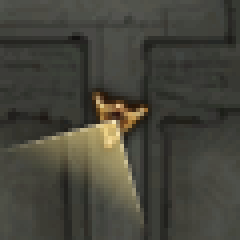
#> input picture TestScripts/radar/corupted_w.png, 60 x 60 px (shown 4 times larger)
$ python -i RadarStatus.py   (imports and definitions only)
#> lines starting #> are read from the running program, lines starting #| are printed output that depends on the picture; after the words box and inside, x2 and y2 are one past the last pixel; in counts of white or black regions, pixels touching at a corner belong together
import logging
import time
import pyautogui

from io import BytesIO


class FragmentScreenTaker:
    # def __init__(self, left=940, top=115, width=200, height=200): small
    def __init__(self, left=995, top=170, width=90, height=90):
        """
        Initialize the region of the screen to capture.
        Args:
            left (int): X-coordinate of the top-left corner of the region.
            top (int): Y-coordinate of the top-left corner of the region.
            width (int): Width of the region.
            height (int): Height of the region.
        """
#> further down, picture is the input picture: shape (60, 60, 3); mean B, G, R 59, 68.2, 69.1
        self.left = left
        self.top = top
        self.width = width
        self.height = height

    def take_screenshot_in_memory(self) -> BytesIO:
        """
        Takes a screenshot of a specified region and returns it as an in-memory BytesIO object.

        Returns:
            BytesIO: The screenshot saved in an in-memory BytesIO object.
        """
        logging.info("Starting screenshot process...")

        # Measure the start time
        start_time = time.time()

        # Take a screenshot of the specified region (but do not save it)
        screenshot = pyautogui.screenshot(region=(self.left, self.top, self.width, self.height))

        # Measure the time after taking the screenshot
        screenshot_time = time.time()
        logging.info(f"Screenshot taken in {screenshot_time - start_time:.4f} seconds.")

        # Convert the screenshot to an in-memory object (BytesIO)
        img_byte_arr = BytesIO()
        screenshot.save(img_byte_arr, format='PNG')

        # Return the in-memory object
        return img_byte_arr, screenshot

screen_taker = FragmentScreenTaker()

import cv2
import numpy as np
from io import BytesIO


class RadarStatus:

    def __init__(self):
        pass

    def load_image(self, img_byte_arr):
        """
        Convert BytesIO object to a numpy array and decode into an image.
        Returns:
            image (numpy.ndarray): The loaded image.
        """
        img_byte_arr.seek(0)  # Reset the BytesIO pointer to the start
        np_arr = np.frombuffer(img_byte_arr.getvalue(), np.uint8)
        image = cv2.imdecode(np_arr, cv2.IMREAD_COLOR)
        return image

    def determine_direction_based_on_rectangle(self,image):
        """
        Determine the direction of the yellow triangle (representing direction) in the image.
        Returns:
            direction (str): The direction ('N', 'S', 'E', 'W', 'NE', 'SE', 'SW', 'NW') or None if no triangle found.
        """
        height, width, _ = image.shape
#> height = 60; width = 60
        image_center = (width // 2, height // 2)
#> image_center = (30, 30)

        # Convert to HSV for color segmentation
        hsv = cv2.cvtColor(image, cv2.COLOR_BGR2HSV)
#> hsv: shape (60, 60, 3); mean H, S, V 32.7, 34.1, 70
        lower_yellow = np.array([15, 100, 100])  # Adjusted lower bound for yellow
        upper_yellow = np.array([35, 255, 255])  # Adjusted upper bound for yellow
        mask = cv2.inRange(hsv, lower_yellow, upper_yellow)
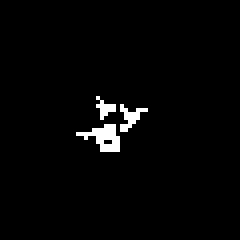
#> mask: shape (60, 60) (shown 4 times larger); 2.1% white in thin lines or dots, all inside (x1, y1, x2, y2) = (19, 24, 37, 38)

        # Morphological operations to reduce noise
        kernel = np.ones((3, 3), np.uint8)
        mask_cleaned = cv2.morphologyEx(mask, cv2.MORPH_OPEN, kernel)
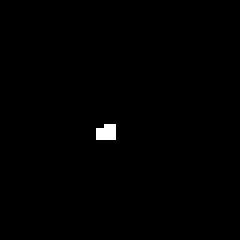
#> mask_cleaned: shape (60, 60) (shown 4 times larger); 0.5% white; 1 white region (1 under 20 px)
        mask_cleaned = cv2.morphologyEx(mask_cleaned, cv2.MORPH_CLOSE, kernel)

        # Find contours
        contours, _ = cv2.findContours(mask_cleaned, cv2.RETR_EXTERNAL, cv2.CHAIN_APPROX_SIMPLE)
#> contours = 1 item

        if contours:
            largest_contour = max(contours, key=cv2.contourArea)
#> largest_contour = [[26, 31], [25, 32], [24, 32], [24, 34], [28, 34], [28, 31]]
            rect = cv2.minAreaRect(largest_contour)
#> rect = ((26, 32.5), (3, 4), -90)
            box = cv2.boxPoints(rect)
#> box = [[28, 34], [24, 34], [24, 31], [28, 31]]
            box = np.int32(box)

            # Calculate the center of the bounding rectangle (green box)
            rect_center_x = int(np.mean([point[0] for point in box]))
#> rect_center_x = 26
            rect_center_y = int(np.mean([point[1] for point in box]))
#> rect_center_y = 32

            # Compare the bounding box center with the image center
            direction = self._determine_quadrant((rect_center_x, rect_center_y), image_center)
#> direction = 'S'
            print(f'Triangle is located towards: {direction}')
#| Triangle is located towards: S
            return direction
        else:
            print("No triangle found.")
            return None

    def _determine_quadrant(self, rect_center, image_center):
        rect_x, rect_y = rect_center
        image_center_x, image_center_y = image_center

        vertical_threshold = 5
        horizontal_threshold = 5

        if abs(rect_x - image_center_x) < horizontal_threshold and rect_y < image_center_y:
            return "N"
        elif abs(rect_x - image_center_x) < horizontal_threshold and rect_y > image_center_y:
            return "S"
        elif rect_x > image_center_x and abs(rect_y - image_center_y) < vertical_threshold:
            return "E"
        elif rect_x > image_center_x and rect_y < image_center_y:
            return "NE"
        elif rect_x > image_center_x and rect_y > image_center_y:
            return "SE"
        elif rect_x < image_center_x and abs(rect_y - image_center_y) < vertical_threshold:
            return "W"
        elif rect_x < image_center_x and rect_y < image_center_y:
            return "NW"
        elif rect_x < image_center_x and rect_y > image_center_y:
            return "SW"

    # [45 lines left out: function count_red_dots, not called in this run]


screen_taker = FragmentScreenTaker()
img_byte_arr, screenshot = screen_taker.take_screenshot_in_memory()

radar_status = RadarStatus()
# [1 line that did not run here, left out]

# [1 line that did not run here, left out]
# [1 line not run here, left out]

# [1 line that did not run here, left out]


# Save screenshot
# [1 line not run here, left out]

>>> import cv2
>>> picture = cv2.imread('corupted_w.png')
>>> result = RadarStatus().determine_direction_based_on_rectangle(picture)
#> result = 'S'

$ run again, on TestScripts/radar/marked_71.png
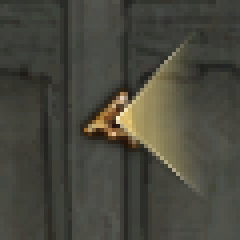
#> input picture TestScripts/radar/marked_71.png, 60 x 60 px (shown 4 times larger)
#> picture is the input picture: shape (60, 60, 3); mean B, G, R 61.4, 71, 71.8
#> hsv: shape (60, 60, 3); mean H, S, V 32.9, 34.2, 72.7
#> in determine_direction_based_on_rectangle, `mask = cv2.inRange(hsv, lower_yellow, upper_yellow)`:
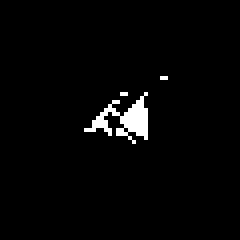
#> mask: shape (60, 60) (shown 4 times larger); 2.3% white; 3 white regions (2 under 20 px), largest, box (x1, y1, x2, y2) and area: (21, 23, 37, 36) 80
#> in determine_direction_based_on_rectangle, `mask_cleaned = cv2.morphologyEx(mask, cv2.MORPH_OPEN, kernel)`:
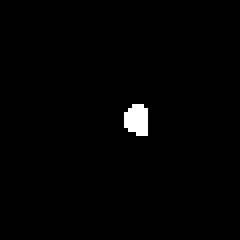
#> mask_cleaned: shape (60, 60) (shown 4 times larger); 1.1% white; 1 white region
#> contours = 1 contour; box (x1, y1, x2, y2) and area: (31, 26, 37, 34) 30
#> largest_contour = contour of 9 points, box (x1, y1, x2, y2) (31, 26, 37, 34), area 30
#> rect = ((33.5, 29.5), (7, 5), -90)
#> box = [[36, 33], [31, 33], [31, 26], [36, 26]]
#> rect_center_x = 33
#> rect_center_y = 29
#> direction = 'N'
#| Triangle is located towards: N
